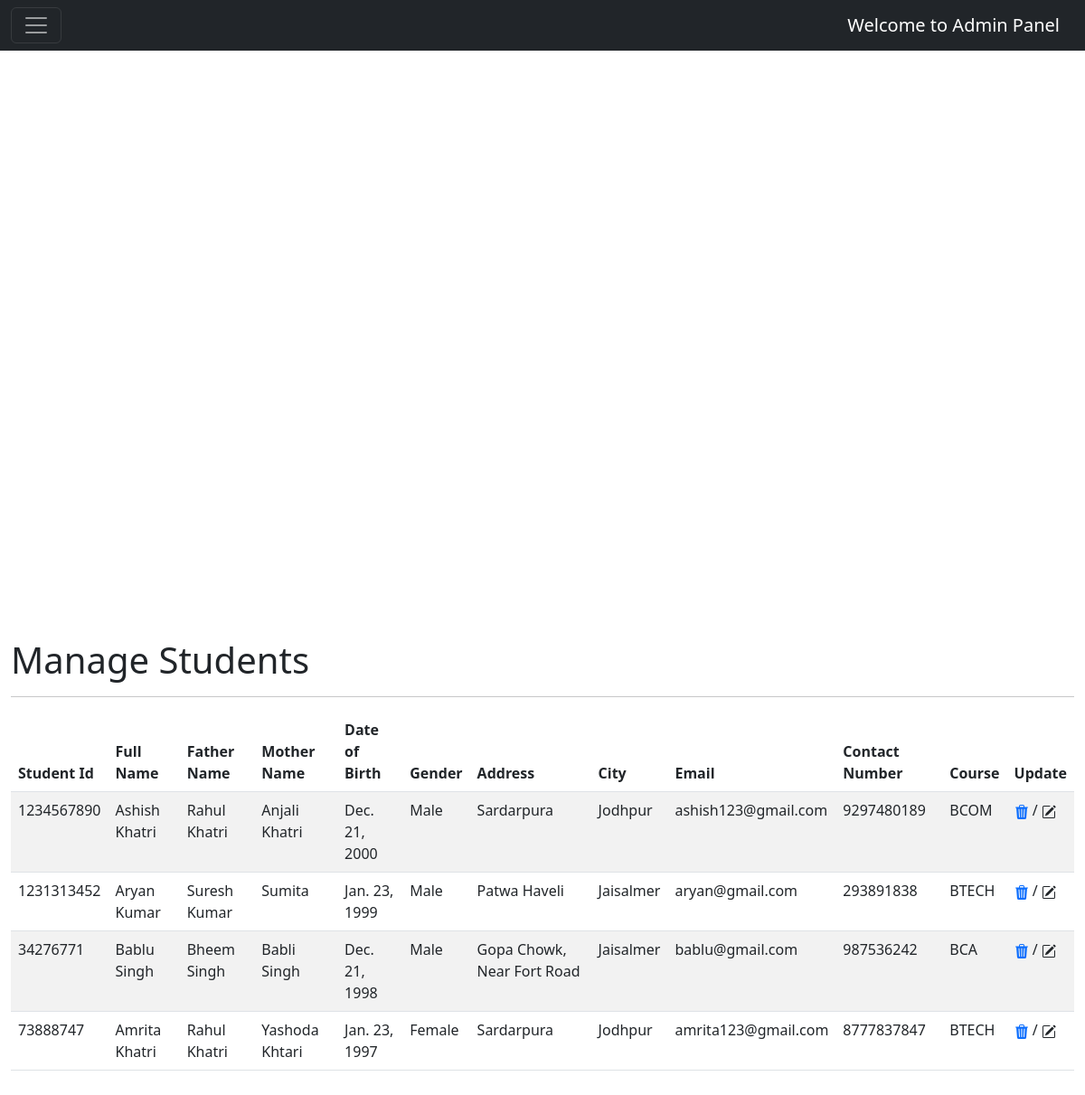
The app's page /admin_panel/manage_students/ with its own data.
### main/models.py (models this page shows, shortened)
class Student(models.Model):
    full_name = models.CharField(max_length=100)
    father_name = models.CharField(max_length=100)
    mother_name = models.CharField(max_length=100)
    gender = models.CharField(max_length=50, default="Male")
    address = models.CharField(max_length=100)
    city = models.CharField(max_length=50)
    email = models.EmailField()
    contact_num = models.IntegerField(default=1234567)
    date_of_birth = models.DateField()
    course = models.CharField(max_length=50)
    stu_id = models.CharField(max_length=50)
    user_name = models.CharField(max_length=50)
    password = models.CharField(max_length=100)

### main/views.py (the view)
# urls.py: path('admin_panel/manage_students/', views.manageStudent, name="manage_students"),
def manageStudent(request):
    all_students = Student.objects.all()
    data = {"students": all_students}
    return render(request, 'admin/manage_students.html', data)

### templates/admin/manage_students.html (shortened to what this page needs)
{% extends 'admin/admin_base.html' %}
{% block body %}
<div class="container-fluid w-100" style="margin: 100px 0px;">
    <h1>Manage Students</h1>
    <hr>
    <table class="table table-striped">
        <thead>
            <tr>
                <th>Student Id</th>
                <th>Full Name</th>
                <th>Father Name</th>
                <th>Mother Name</th>
                <th>Date of Birth</th>
                <th>Gender</th>
                <th>Address</th>
                <th>City</th>
                <th>Email</th>
                <th>Contact Number</th>
                <th>Course</th>
                <th>Update</th>
            </tr>
        </thead>
        <tbody>
            {% for student in students %}
            <tr>
                <td>{{student.stu_id}}</td>
                <td>{{student.full_name}}</td>
                <td>{{student.father_name}}</td>
                <td>{{student.mother_name}}</td>
                <td>{{student.date_of_birth}}</td>
                <td>{{student.gender}}</td>
                <td>{{student.address}}</td>
                <td>{{student.city}}</td>
                <td>{{student.email}}</td>
                <td>{{student.contact_num}}</td>
                <td>{{student.course}}</td>
                <td>
                    <a href="{% url 'delete_student' student.id %}" style="text-decoration: none;">
                    </a>
                    /
                    <svg xmlns="http://www.w3.org/2000/svg" width="16" height="16" fill="currentColor"
                        class="bi bi-pencil-square" data-bs-toggle="modal" data-bs-target="#exampleModal{{student.id}}" viewBox="0 0 16 16">
                        <path
                            d="M15.502 1.94a.5.5 0 0 1 0 .706L14.459 3.69l-2-2L13.502.646a.5.5 0 0 1 .707 0l1.293 1.293zm-1.75 2.456-2-2L4.939 9.21a.5.5 0 0 0-.121.196l-.805 2.414a.25.25 0 0 0 .316.316l2.414-.805a.5.5 0 0 0 .196-.12l6.813-6.814z" />
                        <path fill-rule="evenodd"
                            d="M1 13.5A1.5 1.5 0 0 0 2.5 15h11a1.5 1.5 0 0 0 1.5-1.5v-6a.5.5 0 0 0-1 0v6a.5.5 0 0 1-.5.5h-11a.5.5 0 0 1-.5-.5v-11a.5.5 0 0 1 .5-.5H9a.5.5 0 0 0 0-1H2.5A1.5 1.5 0 0 0 1 2.5v11z" />
                    </svg>
                </td>
            </tr>
            {% endfor %}
        </tbody>
    </table>
</div>
{% endblock %}

### templates/admin/admin_base.html (shortened to what this page needs)
{% load static %}
<!doctype html>
<html lang="en">
<head>
    <link href="https://cdn.jsdelivr.net/npm/bootstrap@5.2.3/dist/css/bootstrap.min.css" rel="stylesheet"
>
</head>
<body>
    <nav class="navbar navbar-dark bg-dark fixed-top">
        <div class="container-fluid">
            <button class="navbar-toggler" type="button" data-bs-toggle="offcanvas"
                data-bs-target="#offcanvasDarkNavbar" aria-controls="offcanvasDarkNavbar">
                <span class="navbar-toggler-icon"></span>
            </button>
            <a class="navbar-brand" href="#">Welcome to Admin Panel</a>
        </div>
    </nav>
    <video autoplay muted loop id="myVideo" style="width: 100%">
        <source src="{% static 'bg_vdo/bgVideo.mp4' %}" type="video/mp4">
      </video>
    {% block body %}
    {% endblock %}
</body>
</html>

### records on screen
Student: stu_id "1234567890", full_name "Ashish Khatri", father_name "Rahul Khatri", mother_name "Anjali Khatri", date_of_birth "Dec. 21, 2000", gender "Male", address "Sardarpura", city "Jodhpur", email "ashish123@gmail.com", contact_num "9297480189", course "BCOM", {{ student.id }} 1 (drawn)
Student: stu_id "1231313452", full_name "Aryan Kumar", father_name "Suresh Kumar", mother_name "Sumita", date_of_birth "Jan. 23, 1999", gender "Male", address "Patwa Haveli", city "Jaisalmer", email "aryan@gmail.com", contact_num "293891838", course "BTECH"
Student: stu_id "34276771", full_name "Bablu Singh", father_name "Bheem Singh", mother_name "Babli Singh", date_of_birth "Dec. 21, 1998", gender "Male", address "Gopa Chowk, Near Fort Road", city "Jaisalmer", email "bablu@gmail.com", contact_num "987536242", course "BCA"
Student: stu_id "73888747", full_name "Amrita Khatri", father_name "Rahul Khatri", mother_name "Yashoda Khtari", date_of_birth "Jan. 23, 1997", gender "Female", address "Sardarpura", city "Jodhpur", email "amrita123@gmail.com", contact_num "8777837847", course "BTECH"
